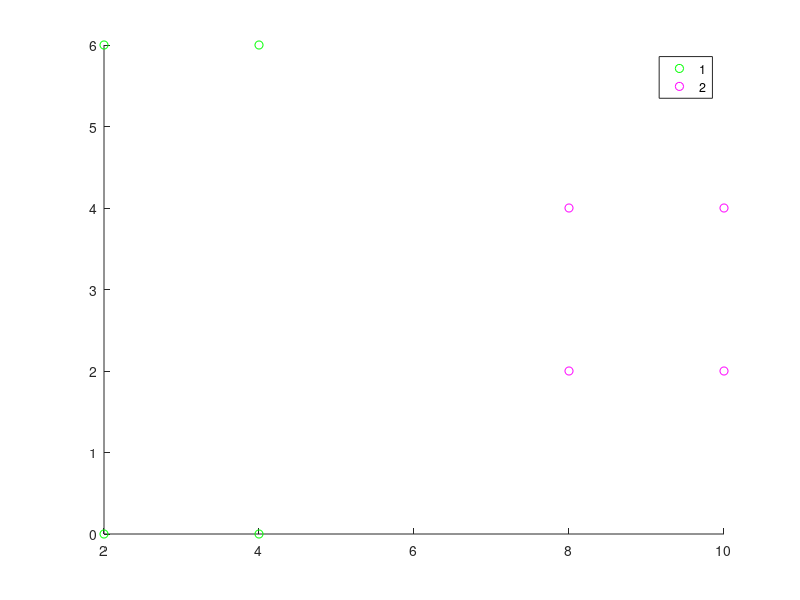

Write the MATLAB code that produced this figure. (Note: this script raises an error after producing the figure.)
A = [2 2 4 4; 6 0 6 0];
B = [8 8 10 10; 2 4 2 4];
gr = [1,1,1,1,2,2,2,2];


C = [A B];

meana = mean (A,2);
meanb = mean (B,2);

figure('Name', 'Matlab - Covariance Matrix');
hold on;
gscatter(C(1,:),C(2,:),gr, 'gm'); 
gscatter(meana(1),meana(2));
gscatter(meanb(1),meanb(2));

plot(meanb, meana);

[X,Y] = meshgrid(linspace(1,11),linspace(-1,7));
X = X(:); Y = Y(:);
[c,err,P,logp,coeff] = classify([X Y],C',gr,'quadratic');
gscatter(X,Y,c);

% Draw boundary between two regions - using testsets
K = coeff(1,2).const;
L = coeff(1,2).linear;
Q = coeff(1,2).quadratic;
f = sprintf('0 = %g + %g*x + %g*y + %g*x^2 + %g*x.*y + %g*y.^2', ...
            K,L,Q(1,1),Q(1,2)+Q(2,1),Q(2,2));
ezplot(f,[1 11 -1 7]);
title('Discriminant functions with Matlab');


figure('Name', 'Hand - Covariance Matrix')
hold on;
grid on;

% print points, mean
gscatter(C(1,:),C(2,:),gr, 'gm'); 
gscatter(meana(1),meana(2));
gscatter(meanb(1),meanb(2));

% put in calculated discriminan
cov = ezplot('-4.5*x + 0.333*y^2 - 2*y + 28.9014');
set(cov, 'color', 'b');
title('Discriminant function by hand (covariance)');

figure('Name', 'Hand - Identity Matrix');
hold on;
grid on;

gscatter(C(1,:),C(2,:),gr, 'gm'); 
gscatter(meana(1),meana(2));
gscatter(meanb(1),meanb(2));
id = ezplot('-0.5*x.^2 + 9*x - 0.5*y.^2 + 3*y - 45 - log(0.5) = -0.5*x.^2 + 3*x - 0.5*y.^2 + 3*y - 9 - log(0.5)');
set(id, 'color', 'b');
title('Discriminant function by hand (identity)');